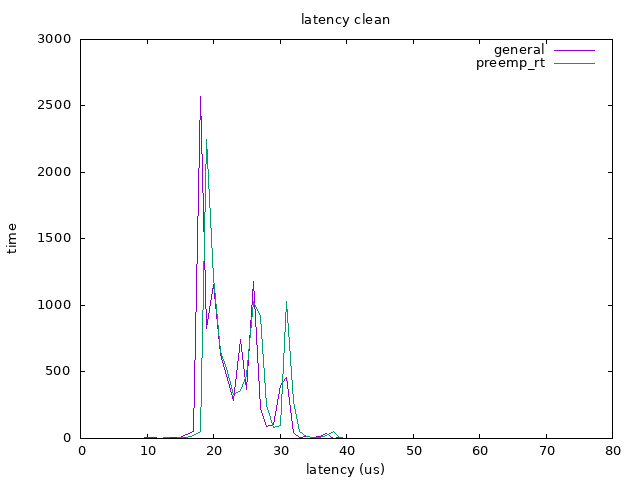

Reproduce this figure in gnuplot.
reset                                                                           
set xlabel 'latency (us)'
set ylabel 'time'
set title 'latency clean'
set term png enhanced font 'Verdana,10'
set output 'clean.png'

plot \
'../../general/clean/latency_ctr.txt' using 1:2 with lines title 'general', \
'../../preempt_rt/clean/latency_ctr.txt' using 1:2 with lines title 'preemp\_rt'
